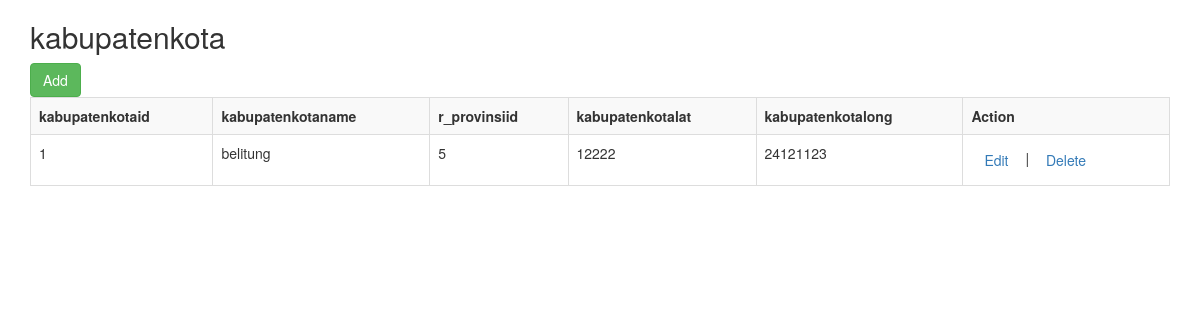
Page /index.php/kabupatenkota on the earlier database version.
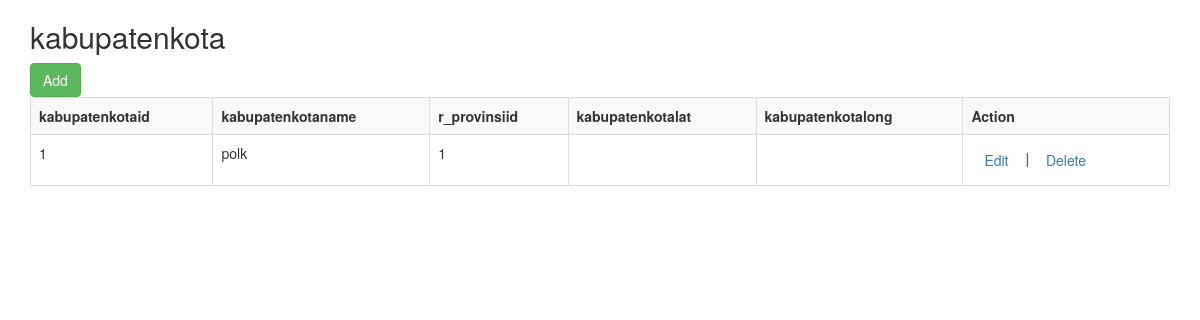
Same page on the later database version.
### tables this page shows
CREATE TABLE IF NOT EXISTS `kabupatenkota` (
  `kabupatenkotaid` int(11) NOT NULL AUTO_INCREMENT,
  `kabupatenkotaname` varchar(200) DEFAULT NULL,
  `r_provinsiid` int(11) DEFAULT NULL,
  `kabupatenkotalat` varchar(50) DEFAULT NULL,
  `kabupatenkotalong` varchar(50) DEFAULT NULL,
  PRIMARY KEY (`kabupatenkotaid`),
  UNIQUE KEY `Index 2` (`r_provinsiid`,`kabupatenkotaname`)
);

### application/controllers/kabupatenkota.php (called while the page is built, shortened)
<?php
class kabupatenkota extends CI_Controller {
    public function index(){
        $arraydataget = array(
            'kabupatenkotaid'=>$this->input->get('kabupatenkotaid'),
            'kabupatenkotaname'=>$this->input->get('kabupatenkotaname'),
            'r_provinsiid'=>$this->input->get('r_provinsiid'),
            'kabupatenkotalat'=>$this->input->get('kabupatenkotalat'),
            'kabupatenkotalong'=>$this->input->get('kabupatenkotalong')
        );
        $data['table']=$this->mkabupatenkota->select($arraydataget);
    }
}

### index.php (called while the page is built, shortened)
<?php
require_once BASEPATH.'core/CodeIgniter.php';

### application/models/mkabupatenkota.php (the view, shortened to what this page needs)
<?php
class mkabupatenkota extends CI_Model {
    public function select($arrfilter,$url=""){
        $this->db->select('*');
        $this->db->from('kabupatenkota');
        $query = $this->db->get();
        $table ="<table class='table table-striped table-bordered table-hover'>";
        $table .=" <tr><th>kabupatenkotaid</th><th>kabupatenkotaname</th><th>r_provinsiid</th><th>kabupatenkotalat</th><th>kabupatenkotalong</th><th>Action</th></tr>";
        foreach ($query->result() as $row)
        {
            $table .= "<tr>"."<td>".$row->kabupatenkotaid."</td>"."<td>".$row->kabupatenkotaname."</td>"."<td>".$row->r_provinsiid."</td>"."<td>".$row->kabupatenkotalat."</td>"."<td>".$row->kabupatenkotalong."</td>"."<td><a class='btn' href=\"//".base_url()."kabupatenkota\\edit\\".$row->kabupatenkotaid."\">Edit</a> | <a class='btn btn-dangger' href=\"//".base_url()."kabupatenkota\\delete\\".$row->kabupatenkotaid."\">Delete</a>".($url!=''?" | <a class='btn btn-dangger'  href='//".base_url()."$url/".$row->kabupatenkotaid."'>Detail</a>":'')."</td></tr>";
        }
        $table .="</table>";
        return $table;
    }
}

Differences in the rows shown:
changed kabupatenkota id 1: kabupatenkotaname "belitung" → "polk"; r_provinsiid "5" → "1"; kabupatenkotalat "12222" → (not shown); kabupatenkotalong "24121123" → (not shown)
